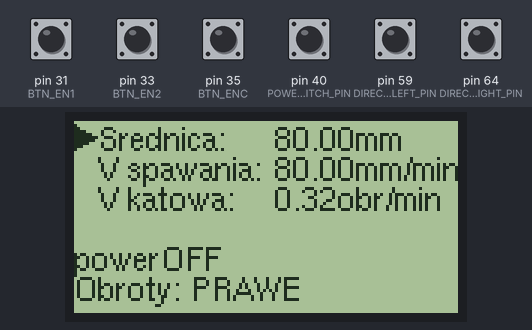
Simulated run of this sketch. Board: Arduino Mega 2560, built with avr-gcc and run on an emulated ATmega2560. Shown: 128×64 one-colour display. Inputs (shaded band) come from the test bench; at power-on: pin 31 (BTN_EN1), pin 33 (BTN_EN2), pin 35 (BTN_ENC), pin 40 (POWERSWITCH_PIN), pin 59 (DIRECTIONSWITCH_LEFT_PIN), pin 64 (DIRECTIONSWITCH_RIGHT_PIN) HIGH.

Above: at 1.4 s.
1.5 s: pin 35 (BTN_ENC) pulled LOW for 0.15 s
At 3.4 s:
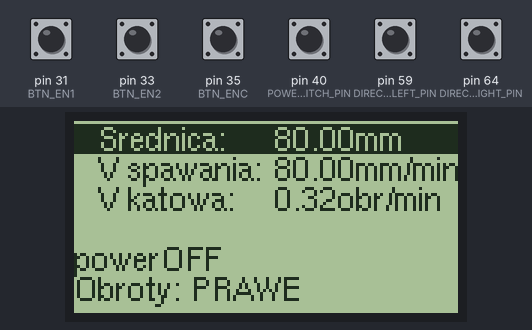
3.8 s: pin 40 (POWERSWITCH_PIN) pulled LOW for 0.15 s
At 5.0 s:
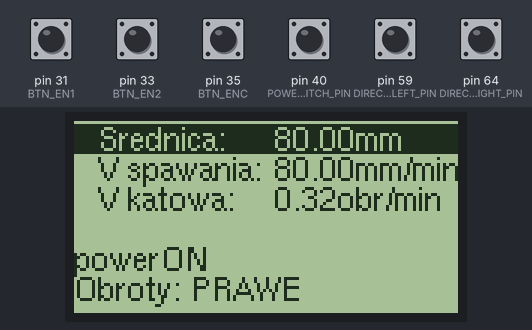
6.6 s: pin 64 (DIRECTIONSWITCH_RIGHT_PIN) pulled LOW for 0.15 s
At 8.4 s:
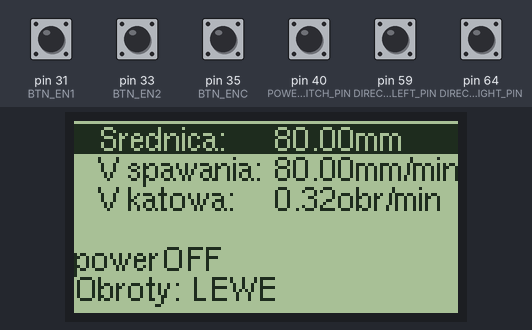
8.7 s: pin 35 (BTN_ENC) pulled LOW for 1 s
At 10.7 s:
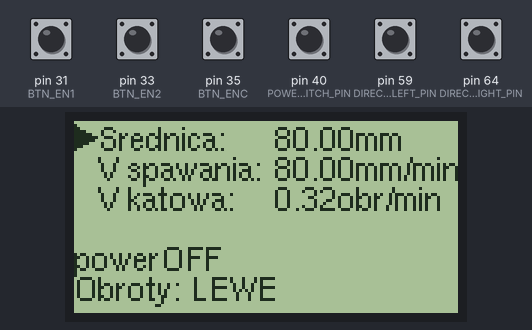
11.8 s: pin 40 (POWERSWITCH_PIN) pulled LOW for 1 s
At 13.2 s:
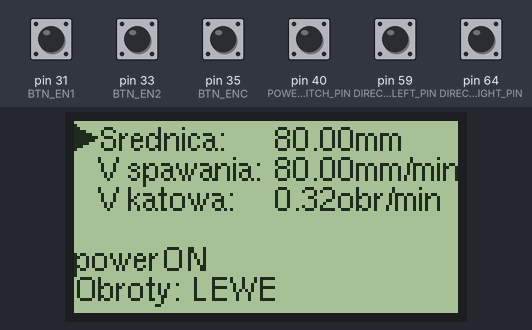
14.9 s: pin 59 (DIRECTIONSWITCH_LEFT_PIN) pulled LOW for 0.15 s
At 16.4 s:
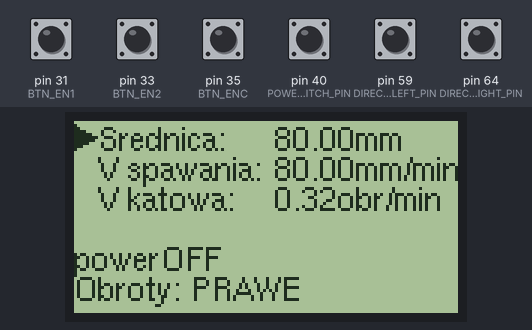
Timing chart, 0 to 17.9 s (numbered marks = the images above; inputs shaded):
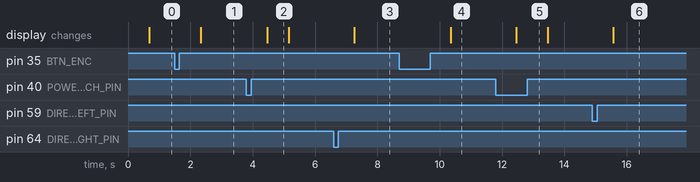

Measured:
- after the input at 1.5 s, the display: changes after 0.83 s (image 1)
- after the input at 3.8 s, the display: changes after 0.67 s (image 2)
- after the input at 6.6 s, the display: changes after 0.66 s (image 3)
- after the input at 8.7 s, the display: changes after 1.7 s (image 4)
- after the input at 11.8 s, the display: changes after 0.66 s (image 5)
- after the input at 14.9 s, the display: changes after 0.67 s (image 6)
- what the display in image 2 shows lasts 0.7 s, from 4.5 s to 5.2 s

The sketch:

spawar.ino
```cpp
#include <U8glib.h>
#include "pin_map.h"
#include <Keypad.h>

#pragma region Keypad Section
#define KPD_1ST_ROW_PIN    SERVO0_PIN
#define KPD_2ND_ROW_PIN    SERVO1_PIN
#define KPD_3RD_ROW_PIN    SERVO2_PIN
#define KPD_4TH_ROW_PIN    SERVO3_PIN
#define KPD_1ST_COL_PIN    63
#define KPD_2ND_COL_PIN    42
#define KPD_3RD_COL_PIN    44
bool keyboard_last;
const int ROW_NUM = 4;
const int COLUMN_NUM = 3;
char keys[ROW_NUM][COLUMN_NUM] = {
  {'1','2','3'},
  {'4','5','6'},
  {'7','8','9'},
  {'*','0','#'}
};
byte pin_rows[ROW_NUM] = { KPD_1ST_ROW_PIN, KPD_2ND_ROW_PIN, KPD_3RD_ROW_PIN, KPD_4TH_ROW_PIN };
byte pin_column[COLUMN_NUM] = { KPD_1ST_COL_PIN, KPD_2ND_COL_PIN, KPD_3RD_COL_PIN };
Keypad keypad = Keypad(makeKeymap(keys), pin_rows, pin_column, ROW_NUM, COLUMN_NUM);
#pragma endregion

#pragma region Display and Encoder Section
//Standard pins when on a RAMPS 1.4
#define DOGLCD_CS       16
#define DOGLCD_MOSI     17
#define DOGLCD_SCK      23
#define BTN_EN1         31
#define BTN_EN2         33
#define BTN_ENC         35
#define SD_DETECT_PIN   49
#define SDSS            53
#define BEEPER_PIN      37
#define KILL_PIN        41

int encoderPos = 1;                     //Current encoder position
int encoder0PinALast;                   //Used to decode rotory encoder, last value
char str15[15];
char str70[70];
char str10[10];
char tmp_string[16];
uint8_t enc_btn_last = HIGH;                     //Last read status of the encoder button
#define LINE_HEIGHT     10
U8GLIB_ST7920_128X64_1X u8g(DOGLCD_SCK, DOGLCD_MOSI, DOGLCD_CS);
bool screenUpdateNeeded;
#pragma endregion

#pragma region Stepper Section

#define STEPPER_STEP_PIN    E0_STEP_PIN
#define STEPPER_DIR_PIN     E0_DIR_PIN
#define STEPPER_ENABLE_PIN  E0_ENABLE_PIN
#define POWERSWITCH_PIN     40
#define DIRECTIONSWITCH_RIGHT_PIN 64
#define DIRECTIONSWITCH_LEFT_PIN 59

#define GEAR_FACTOR 8.25
#define STEPS_PER_TURN 6400

bool powerOn;
bool reverseDirection;

unsigned long fixedDelay;
unsigned long stepDelay = 10;

#pragma endregion


double angularVelocity=3;     //prêdko æ k¹towa w obr/min
double diameter = 80;            // rednica w mm
double weldingSpeed=80;           //prêdko æ liniowa spawania w mm/min
double circuit;                          //obwód w mm;

String  angularVelocityStr = String(angularVelocity);
String  diameterStr = String(diameter);
String  weldingSpeedStr = String(weldingSpeed);

#define MAX_VALUE_STR_LENGTH    6
#define HARDWARE_DELAY_MS   12

uint8_t currentOption = 1;
bool isEditing;

void setup() {
    pinMode(STEPPER_STEP_PIN, OUTPUT);
    pinMode(STEPPER_DIR_PIN, OUTPUT);
    digitalWrite(STEPPER_DIR_PIN, HIGH);
    pinMode(POWERSWITCH_PIN, INPUT_PULLUP);
    pinMode(DIRECTIONSWITCH_RIGHT_PIN, INPUT_PULLUP);
    pinMode(DIRECTIONSWITCH_LEFT_PIN, INPUT_PULLUP);
    pinMode(KILL_PIN, INPUT);
    digitalWrite(KILL_PIN, HIGH);
    pinMode(BTN_EN1, INPUT);
    digitalWrite(BTN_EN1, HIGH);
    pinMode(BTN_EN2, INPUT);
    digitalWrite(BTN_EN2, HIGH);
    pinMode(BTN_ENC, INPUT);
    digitalWrite(BTN_ENC, HIGH);
    u8g.setFont(u8g_font_helvR08);
    u8g.setColorIndex(1);
    calcAngularVelocity();
}

//Main arduino loop
void loop() {

    if (digitalRead(POWERSWITCH_PIN) == LOW) {
        if (!powerOn)
        {
            powerOn = true;
            updateScreen();
        }
    }
    else{
        if (powerOn)
        {
            powerOn = false;
            screenUpdateNeeded = true;
        }
    }
    if (powerOn) {
        digitalWrite(STEPPER_STEP_PIN, HIGH);
        delayMicroseconds(stepDelay);
        digitalWrite(STEPPER_STEP_PIN, LOW);
        delayMicroseconds(fixedDelay);
        return;
    }

    if (digitalRead(DIRECTIONSWITCH_RIGHT_PIN) == LOW) {
        if (!reverseDirection)
        {
            digitalWrite(STEPPER_DIR_PIN, LOW);
            reverseDirection = true;
            screenUpdateNeeded = true;
        }
    }
    else if(digitalRead(DIRECTIONSWITCH_LEFT_PIN) == LOW) {
        if (reverseDirection)
        {
            digitalWrite(STEPPER_DIR_PIN, HIGH);
            reverseDirection = false;
            screenUpdateNeeded = true;
        }
    }

    char key = keypad.getKey();
    int enc = encoderRead();
    bool encBtn = encoderButtonClicked();
    if (encBtn)
    {
        isEditing = !isEditing;
        screenUpdateNeeded = true;
    }
    if (key && isEditing)
    {
        if (currentOption == 1)
        {
            diameter = applySignToValue(&diameterStr, key);
            calcAngularVelocity();
        }
        if (currentOption == 2)
        {
            weldingSpeed = applySignToValue(&weldingSpeedStr, key);
            calcAngularVelocity();
        }
        if (currentOption == 3) {
            angularVelocity = applySignToValue(&angularVelocityStr, key);
            calcWeldingSpeed();
            calculateStepDelay();
        }
        screenUpdateNeeded = true;
    }
    else if (enc && !isEditing)
    {
        screenUpdateNeeded = true;
        currentOption += enc;
        currentOption = currentOption == 0 ? 1 : currentOption == 4 ? 3 : currentOption;
    }

    if (screenUpdateNeeded)updateScreen();
}

void updateScreen() {  //clear and update screen with
    u8g.nextPage();
    u8g.firstPage();
    do {
        drawMain();
    } while (u8g.nextPage());
    screenUpdateNeeded = false;
}

int encoderRead() {       //read move from encoder, 1 - forward, -1 - backward, 0 - no move
    int encoder0PinNow = digitalRead(BTN_EN1);
    if ((encoder0PinALast == LOW) && (encoder0PinNow == HIGH))
    {
        encoder0PinALast = encoder0PinNow;
        if (digitalRead(BTN_EN2) == LOW)
        {
            return 1;
        }
        else
        {
            return -1;
        }
    }
    encoder0PinALast = encoder0PinNow;
    return 0;
}


void drawMain() {               //draw main screen with u8g library
    for (uint8_t i = 1; i <= 3; i++)
    {
        u8g.setDefaultForegroundColor();
        if (currentOption == i) {
            if (isEditing)
            {
                u8g.drawBox(0, (i - 1) * LINE_HEIGHT + 1, 128, LINE_HEIGHT);
                u8g.setDefaultBackgroundColor();
            }
            u8g.drawTriangle(0, i * LINE_HEIGHT - 1, 0, (i - 1) * LINE_HEIGHT + 1, 7, i * LINE_HEIGHT - LINE_HEIGHT / 2);
        }
        switch (i)
        {
        case 1:
            sprintf(str15, "Srednica:");
            sprintf(str70, "%smm", diameterStr.c_str());
            u8g.drawStr(8, 10, str15);
            u8g.drawStr(67, 10, str70);
            break;
        case 2:
            sprintf(str15, "V spawania:");
            sprintf(str70, "%smm/min", weldingSpeedStr.c_str());
            u8g.drawStr(8, 20, str15);
            u8g.drawStr(67, 20, str70);
            break;
        case 3:
            sprintf(str15, "V katowa:");
            sprintf(str70, "%sobr/min", angularVelocityStr.c_str());
            u8g.drawStr(8, 30, str15);
            u8g.drawStr(67, 30, str70);
            break;
        default:
            break;
        }
    }
    if(powerOn)sprintf(str15, "powerON");
    else sprintf(str15, "powerOFF");
    u8g.drawStr(0, 50, str15);

    if (!reverseDirection)sprintf(str15, "Obroty: PRAWE");
    else sprintf(str15, "Obroty: LEWE");
    u8g.drawStr(0, 60, str15);
}

void calcAngularVelocity() {        //calculate angular velocity with given diameter and welding speed
    circuit = PI * diameter;
    angularVelocity = weldingSpeed / circuit;
    angularVelocityStr = String(angularVelocity);
    calculateStepDelay();
}

void calcWeldingSpeed() {           //calculate welding speed with given diameter and angular velocity
    circuit = PI * diameter;
    weldingSpeed = angularVelocity * circuit;
    weldingSpeedStr = String(weldingSpeed);
}

bool encoderButtonClicked() {       //get true if encoder button was clicked
    uint8_t enc_btn_now = digitalRead(BTN_ENC);
    if (enc_btn_now && !enc_btn_last) {
        enc_btn_last = enc_btn_now;
        return true;
    }
    enc_btn_last = enc_btn_now;
    return false;
}

double applySignToValue(String* value, char key) {           //perform operations with the given sign for the given number
    if (key == '#')value->remove(value->length() - 1);
	else if (value->length() <= MAX_VALUE_STR_LENGTH) {
		if (key == '*') {
			if (value->indexOf('.') == -1) {
				(*value) += '.';
			}
		}
		else {
			(*value) += key;
		}
	}
	return value->toDouble();
}

void calculateStepDelay() {
    stepDelay = 30000000.0 / (angularVelocity * GEAR_FACTOR * STEPS_PER_TURN);
    if (stepDelay < HARDWARE_DELAY_MS)fixedDelay = 0;
    else fixedDelay = stepDelay - HARDWARE_DELAY_MS;
}
```

pin_map.h
```cpp
#pragma once

/**
   Arduino Mega with RAMPS v1.4 pin assignments
*/
//
// Servos
//

#define SERVO0_PIN                        11
#define SERVO1_PIN                         6
#define SERVO2_PIN                         5
#define SERVO3_PIN                         4


//
// Limit Switches
//

#define X_MIN_PIN                          3
#define X_MAX_PIN                          2
#define Y_MIN_PIN                         14
#define Y_MAX_PIN                         15
#define Z_MIN_PIN                         18
#define Z_MAX_PIN                         19


//
// Steppers
//
#define X_STEP_PIN                         54
#define X_DIR_PIN                          55
#define X_ENABLE_PIN                       38
#define X_CS_PIN                           53

#define Y_STEP_PIN                         60
#define Y_DIR_PIN                          61
#define Y_ENABLE_PIN                       56
#define Y_CS_PIN                           49

#define Z_STEP_PIN                         46
#define Z_DIR_PIN                          48
#define Z_ENABLE_PIN                       62
#define Z_CS_PIN                           40


#define E0_STEP_PIN                        26
#define E0_DIR_PIN                         28
#define E0_ENABLE_PIN                      24
#define E0_CS_PIN                          42


#define E1_STEP_PIN                        36
#define E1_DIR_PIN                         34
#define E1_ENABLE_PIN                      30
#define E1_CS_PIN                          44


//
// Temperature Sensors
//

#define TEMP_0_PIN                         13  // Analog Input
#define TEMP_1_PIN                         15  // Analog Input
#define TEMP_BED_PIN                       14  // Analog Input

//
// Heaters / Fans
//
#define RAMPS_D8_PIN                        8
#define RAMPS_D9_PIN                        9
#define RAMPS_D10_PIN                      10


//
// I2C
//
#define SDA_PIN                           20
#define SCL_PIN                           21


//////////////////////////
// LCDs and Controllers //
//////////////////////////


// DOGM SPI LCD Support
#define DOGLCD_CS                       16
#define DOGLCD_MOSI                     17
#define DOGLCD_SCK                      23


// REPRAP_DISCOUNT_SMART_CONTROLLER
#define D31                             31  // BTN_EN1
#define D33                             33  // BTN_EN2
#define D35                             35  // BTN_ENC
#define BEEPER_PIN                      37
#define SD_DETECT_PIN                   49
#define KILL_PIN                        41
#define LCD_BACKLIGHT_PIN               39
```
